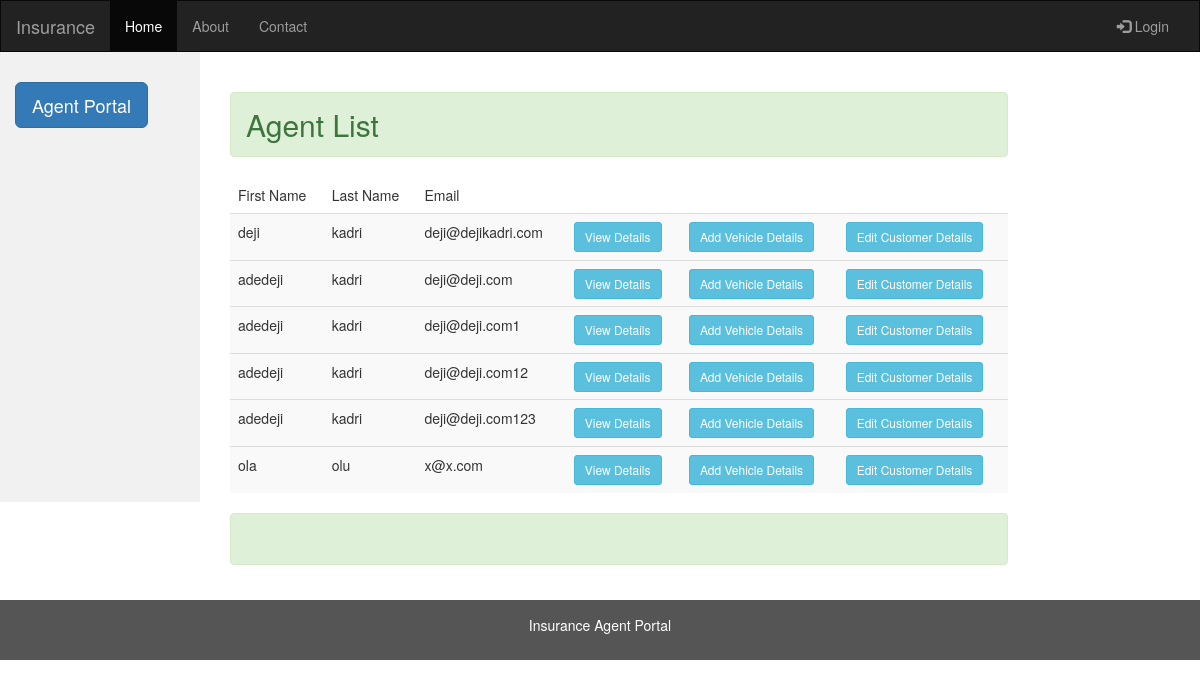
Screenshot of /agentslist with the database file from the repository.
### agents/models.py (models this page shows, shortened)
class Agent(models.Model):
    first_name = models.CharField(max_length=120)
    last_name = models.CharField(max_length=100)
    email = models.EmailField(max_length=100, unique=True)
    password = models.CharField(max_length=700)
    phone_number = models.CharField(max_length=30)
    active_status = models.PositiveSmallIntegerField(default=1)
    created_date = models.DateTimeField(auto_now_add=True)
    updated_date = models.DateTimeField(auto_now=True)

### agents/views.py (the view)
# urls.py: url(r'^agentslist', AgentListView.as_view(), name='agentslist'),
class AgentListView(ListView):
    model = Agent
    context_object_name = 'agents'
    template_name = 'agents/agent_list.html'

### templates/agents/agent_list.html (shortened to what this page needs)
{% extends '../common/base2.html'%}
{% block content %}
        <div class="col-md-10 form-group form-group-lg ">
            <h2 class="alert alert-success " >Agent List</h2>
                                 <table class=" table-hover table table-striped  "  >
                    <thead>
                        <tr>
                            <td>First Name</td>
                            <td>Last Name</td>
                            <td>Email</td>
                            <td></td>
                            <td></td>
                        </tr>
                    </thead>
                    {% for agent in agents %}
                       <tr>
                           <td>{{ agent.first_name }} </td>
                           <td>{{ agent.last_name }}</td>
                           <td>{{ agent.email }}</td>
                           <td><a href="xxx?id={{3}}" class="btn btn-sm btn-info" role="button">View Details</a></td>
                           <td><a href="#" class="btn btn-sm btn-info" role="button">Add Vehicle Details</a></td>
                           <td><a href="#" class="btn btn-sm btn-info" role="button">Edit Customer Details</a></td>
                    {% endfor %}
                </table>
                    <div class="alert alert-success" role="alert" id="success_message">  &nbsp</div>
        </div>
{% endblock %}

### rows the page displays
Agent: first_name "deji", last_name "kadri", email "deji@dejikadri.com"
Agent: first_name "adedeji", last_name "kadri", email "deji@deji.com"
Agent: first_name "adedeji", last_name "kadri", email "deji@deji.com1"
Agent: first_name "adedeji", last_name "kadri", email "deji@deji.com12"
Agent: first_name "adedeji", last_name "kadri", email "deji@deji.com123"
Agent: first_name "ola", last_name "olu", email "x@x.com"
